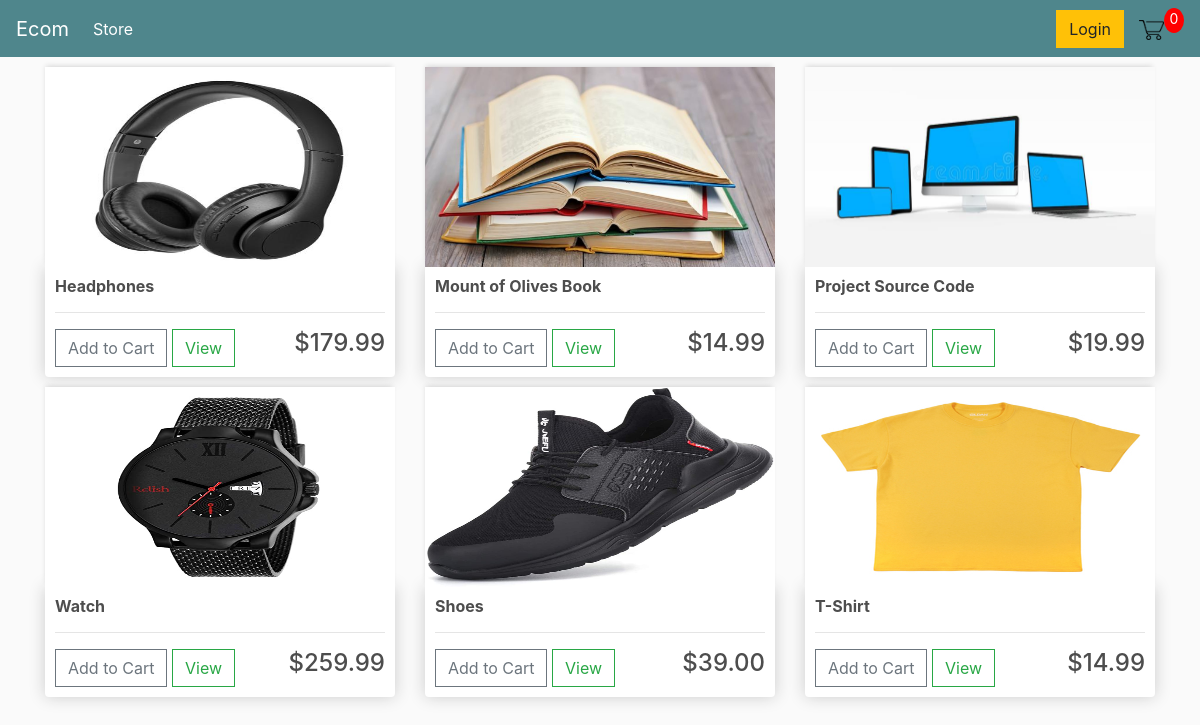
The page / on the database its author committed.
### store/models.py (models this page shows, shortened)
class Product(models.Model):
    name = models.CharField(max_length=200, null=True)
    price = models.DecimalField(max_digits=7, decimal_places=2)
    digital = models.BooleanField(default=False, null=True, blank=True)
    image = models.ImageField(null=True, blank=True)
    @property
    def imageURL(self):
        try:
            url = self.image.url
        except:
            url = ''
        return url

### store/views.py (the view)
# urls.py: path('', include('store.urls')),
def store(request):
    data = cartData(request)
    cartItems = data['cartItems']
    order = data['order']
    items = data['items']
    products = Product.objects.all()
    context = {'products': products, 'cartItems': cartItems}
    return render(request, 'store/store.html', context)

### store/utils.py (called while the page is built, shortened)
def cookieCart(request):
    try:
        cart = json.loads(request.COOKIES['cart'])
    except:
        cart = {}
    print('Cart: ', cart)
    items = []
    order = {'get_cart_total':0, 'get_cart_items':0, 'shipping':False}
    cartItems = order['get_cart_items']
    return {'cartItems': cartItems, 'order':order, 'items':items}

def cartData(request):
    if request.user.is_authenticated:
        customer = request.user.customer
        order, created = Order.objects.get_or_create(customer=customer, complete=False)
        items = order.orderitem_set.all()
        cartItems = order.get_cart_items
    else:
        cookieData = cookieCart(request)
        cartItems = cookieData['cartItems']
        order = cookieData['order']
        items = cookieData['items']
    return {'cartItems': cartItems, 'order':order, 'items':items}

### store/templates/store/store.html
{% extends 'store/main.html' %}
{% load static %}
{% block content %}
    <div class="row">
        {% for product in products %}
        <div class="col-lg-4">
            <img class="thumbnail" src="{{product.imageURL}}">
            <div class="box-element product">
                <h6><strong>{{product.name}}</strong></h6>
                <hr>
                <button class="btn btn-outline-secondary add-btn update-cart"
                data-product={{product.id}} data-action="add" >Add to Cart</button>
                <a class="btn btn-outline-success">View</a>
                <h4 style="display: inline-block; float: right;">
                    ${{product.price|floatformat:2}}</h4>
            </div>
        </div>
        {% endfor %}
    </div>
{% endblock content %}

### store/templates/store/main.html (shortened to what this page needs)
<!DOCTYPE html>
{% load static %}
<html>
<head>
    <link rel="stylesheet" href="https://stackpath.bootstrapcdn.com/bootstrap/4.5.2/css/bootstrap.min.css">
    <link rel='stylesheet' type='text/css' media='screen' href="{% static 'css/main.css' %}">
</head>
<body>
    <nav class="navbar navbar-expand-lg navbar-dark bg-dark">
        <a class="navbar-brand" href="{% url 'store' %}">Ecom</a>
        <div class="collapse navbar-collapse" id="navbarSupportedContent">
          <ul class="navbar-nav mr-auto">
            <li class="nav-item active">
              <a class="nav-link" href="{% url 'store' %}">Store <span class="sr-only">(current)</span></a>
            </li>
          </ul>
        <div class="form-inline my-2 my-lg-0">
            <a href="#" class="btn btn-warning">Login</a>
            <a href="{% url 'cart' %}">
                <img id="cart-icon" src="{% static 'images/cart.png' %}">
            </a>
            <p id="cart-total">{{cartItems}}</p>
        </div>
        </div>
      </nav>
<div class="container">
    {% block content %}
    {% endblock content%}
</div>
</body>
</html>

### static/css/main.css (style rules this page uses)
body { background-color: hsl(0, 0%, 98%); }
h1,h2,h3,h4,h5,h6 { color:hsl(0, 0%, 30%); }
.box-element { box-shadow:hsl(0, 0%, 80%) 0 0 16px; background-color: #fff; border-radius: 4px; padding: 10px; }
.thumbnail { width: 100%; height: 200px; -webkit-box-shadow: -1px -3px 5px -2px rgba(214,214,214,1); -moz-box-shadow: -1px -3px 5px -2px rgba(214,214,214,1); box-shadow: -1px -3px 5px -2px rgba(214,214,214,1); }
.product { border-radius: 0 0 4px 4px; }
.bg-dark { background-color: #4f868c!important; }
#cart-icon { width:25px; display: inline-block; margin-left: 15px; }
#cart-total { display: block; text-align: center; color:#fff; background-color: red; width: 20px; height: 25px; border-radius: 50%; font-size: 14px; }
.col-lg-4, .col-lg-6, .col-lg-8, .col-lg-12 { margin-top: 10px; }
.btn { border-radius: 0; }

### rows shown on the page
Product: imageURL (picture), name "Headphones", price "179.99"
Product: imageURL (picture), name "Mount of Olives Book", price "14.99"
Product: imageURL (picture), name "Project Source Code", price "19.99"
Product: imageURL (picture), name "Watch", price "259.99"
Product: imageURL (picture), name "Shoes", price "39.00"
Product: imageURL (picture), name "T-Shirt", price "14.99"

### other values the page prints
{{ cartItems }} "0"
